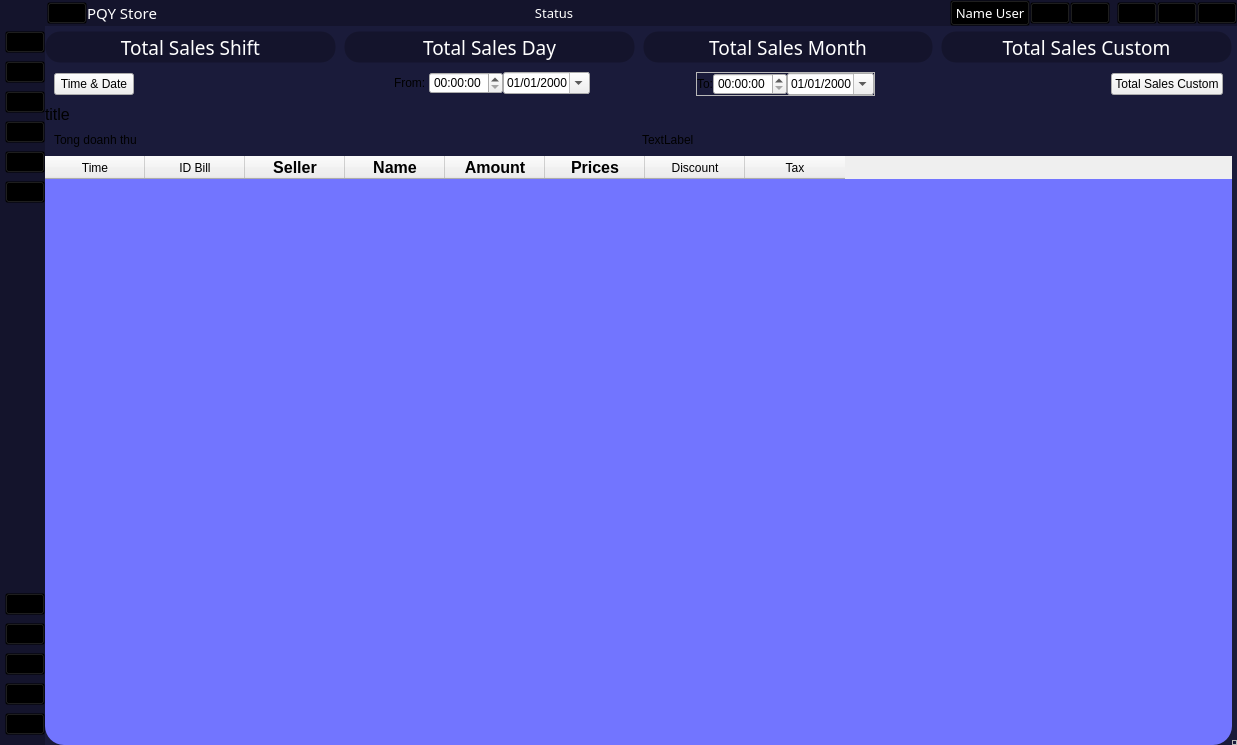
<?xml version="1.0" encoding="UTF-8"?>
<ui version="4.0">
 <class>MainWindow</class>
 <widget class="QMainWindow" name="MainWindow">
  <property name="geometry">
   <rect>
    <x>0</x>
    <y>0</y>
    <width>1237</width>
    <height>745</height>
   </rect>
  </property>
  <property name="windowTitle">
   <string>MainWindow</string>
  </property>
  <property name="styleSheet">
   <string notr="true">#widget_tools #frame QPushButton{
	min-height: 30px;
	min-width: 100px;
	color: #fff;
	background-color: #14142c;
	color: #fff;
	font: 14pt Comfortaa;
	border: 1px solid;
	border-radius: 15px;
	border-color: transparent;
}

#widget_tools #frame QPushButton:hover{
	background-color: #252552;
	border-color: #6969ea;
}

#tableWidget{
	background-color: #7275ff;
}
#widget_tools{
	background-color: transparent;
}

#left_menu_btn{
	color: #fff;
	font: 11pt Comfortaa;
	background-color: #14142c;
	border: 1px solid;
	border-radius: 10px;
	border-color: transparent;
}
#left_menu QPushButton {
    background-color: transparent;
}
#left_menu QPushButton:hover {
	background-color: #252552;
	border-color: #6969ea;
}
#name_user, #status_title{
	color: #fff;
	font: 10pt Comfortaa;
}

QToolTip {
	color: #fff;
	font: 10pt Comfortaa;
	background-color: rgba(100, 100, 100, 100);
	border: 1px solid;
	border-radius: 7px;
	border-color: #fff;
}

#centralwidget{
	background-color: #1A1B3A
}

#name_app{
	font: 11pt Comfortaa;
	color: #fff
}
#title_bar{
	background-color: #14142c;
}
#status_title{
	color: #fff
}
#left_menu{
	background-color: #14142c;
}
#title_bar *{
	background-color: transparent;
}</string>
  </property>
  <widget class="QWidget" name="centralwidget">
   <layout class="QVBoxLayout" name="verticalLayout">
    <property name="spacing">
     <number>0</number>
    </property>
    <property name="leftMargin">
     <number>0</number>
    </property>
    <property name="topMargin">
     <number>0</number>
    </property>
    <property name="rightMargin">
     <number>0</number>
    </property>
    <property name="bottomMargin">
     <number>0</number>
    </property>
    <item alignment="Qt::AlignTop">
     <widget class="QWidget" name="title_bar" native="true">
      <layout class="QHBoxLayout" name="horizontalLayout">
       <property name="spacing">
        <number>0</number>
       </property>
       <property name="leftMargin">
        <number>0</number>
       </property>
       <property name="topMargin">
        <number>0</number>
       </property>
       <property name="rightMargin">
        <number>0</number>
       </property>
       <property name="bottomMargin">
        <number>0</number>
       </property>
       <item alignment="Qt::AlignLeft|Qt::AlignVCenter">
        <widget class="QWidget" name="logo" native="true">
         <property name="toolTip">
          <string>Built &amp; developed by PQY Team</string>
         </property>
         <layout class="QHBoxLayout" name="horizontalLayout_3">
          <property name="spacing">
           <number>0</number>
          </property>
          <property name="leftMargin">
           <number>7</number>
          </property>
          <property name="topMargin">
           <number>0</number>
          </property>
          <property name="rightMargin">
           <number>0</number>
          </property>
          <property name="bottomMargin">
           <number>0</number>
          </property>
          <item>
           <widget class="QPushButton" name="left_menu_btn">
            <property name="minimumSize">
             <size>
              <width>40</width>
              <height>0</height>
             </size>
            </property>
            <property name="text">
             <string/>
            </property>
            <property name="icon">
             <iconset>
              <normaloff>../icons/menu-white.svg</normaloff>../icons/menu-white.svg</iconset>
            </property>
            <property name="iconSize">
             <size>
              <width>26</width>
              <height>26</height>
             </size>
            </property>
            <property name="shortcut">
             <string>Ctrl+Tab</string>
            </property>
           </widget>
          </item>
          <item alignment="Qt::AlignLeft|Qt::AlignVCenter">
           <widget class="QPushButton" name="logo_app">
            <property name="text">
             <string/>
            </property>
            <property name="icon">
             <iconset>
              <normaloff>../Image/OLD/0a890a8477d7b889e1c6.jpg</normaloff>../Image/OLD/0a890a8477d7b889e1c6.jpg</iconset>
            </property>
            <property name="iconSize">
             <size>
              <width>24</width>
              <height>24</height>
             </size>
            </property>
           </widget>
          </item>
          <item alignment="Qt::AlignLeft|Qt::AlignVCenter">
           <widget class="QLabel" name="name_app">
            <property name="text">
             <string>PQY Store</string>
            </property>
           </widget>
          </item>
         </layout>
        </widget>
       </item>
       <item alignment="Qt::AlignVCenter">
        <widget class="QWidget" name="widget_5" native="true">
         <property name="sizePolicy">
          <sizepolicy hsizetype="Expanding" vsizetype="Preferred">
           <horstretch>0</horstretch>
           <verstretch>0</verstretch>
          </sizepolicy>
         </property>
         <layout class="QVBoxLayout" name="verticalLayout_2">
          <property name="spacing">
           <number>0</number>
          </property>
          <property name="leftMargin">
           <number>0</number>
          </property>
          <property name="topMargin">
           <number>0</number>
          </property>
          <property name="rightMargin">
           <number>0</number>
          </property>
          <property name="bottomMargin">
           <number>0</number>
          </property>
          <item>
           <widget class="QLabel" name="status_title">
            <property name="sizePolicy">
             <sizepolicy hsizetype="Preferred" vsizetype="Preferred">
              <horstretch>0</horstretch>
              <verstretch>0</verstretch>
             </sizepolicy>
            </property>
            <property name="text">
             <string>Status</string>
            </property>
            <property name="alignment">
             <set>Qt::AlignCenter</set>
            </property>
           </widget>
          </item>
         </layout>
        </widget>
       </item>
       <item alignment="Qt::AlignRight|Qt::AlignVCenter">
        <widget class="QWidget" name="widget_3" native="true">
         <layout class="QHBoxLayout" name="horizontalLayout_2">
          <property name="spacing">
           <number>0</number>
          </property>
          <property name="leftMargin">
           <number>0</number>
          </property>
          <property name="topMargin">
           <number>0</number>
          </property>
          <property name="rightMargin">
           <number>0</number>
          </property>
          <property name="bottomMargin">
           <number>0</number>
          </property>
          <item>
           <widget class="QPushButton" name="name_user">
            <property name="toolTip">
             <string>Profile</string>
            </property>
            <property name="layoutDirection">
             <enum>Qt::RightToLeft</enum>
            </property>
            <property name="text">
             <string>Name User</string>
            </property>
            <property name="icon">
             <iconset>
              <normaloff>../icons/user-white.svg</normaloff>../icons/user-white.svg</iconset>
            </property>
            <property name="iconSize">
             <size>
              <width>20</width>
              <height>20</height>
             </size>
            </property>
           </widget>
          </item>
          <item>
           <widget class="QPushButton" name="log_out">
            <property name="toolTip">
             <string>Log out</string>
            </property>
            <property name="text">
             <string/>
            </property>
            <property name="icon">
             <iconset>
              <normaloff>../icons/log-out-white.svg</normaloff>../icons/log-out-white.svg</iconset>
            </property>
            <property name="iconSize">
             <size>
              <width>20</width>
              <height>20</height>
             </size>
            </property>
           </widget>
          </item>
          <item>
           <widget class="QPushButton" name="return_home">
            <property name="toolTip">
             <string>Home</string>
            </property>
            <property name="text">
             <string/>
            </property>
            <property name="icon">
             <iconset>
              <normaloff>../icons/home-white.svg</normaloff>../icons/home-white.svg</iconset>
            </property>
            <property name="iconSize">
             <size>
              <width>18</width>
              <height>18</height>
             </size>
            </property>
           </widget>
          </item>
          <item>
           <widget class="QLabel" name="label_2">
            <property name="text">
             <string/>
            </property>
           </widget>
          </item>
          <item>
           <widget class="QPushButton" name="minimize_btn">
            <property name="toolTip">
             <string>Minimize</string>
            </property>
            <property name="statusTip">
             <string extracomment="Minimize"/>
            </property>
            <property name="accessibleDescription">
             <string/>
            </property>
            <property name="text">
             <string/>
            </property>
            <property name="icon">
             <iconset>
              <normaloff>../icons/minus-white.svg</normaloff>../icons/minus-white.svg</iconset>
            </property>
            <property name="iconSize">
             <size>
              <width>18</width>
              <height>18</height>
             </size>
            </property>
           </widget>
          </item>
          <item>
           <widget class="QPushButton" name="maximize_btn">
            <property name="toolTip">
             <string>Maximize</string>
            </property>
            <property name="text">
             <string/>
            </property>
            <property name="icon">
             <iconset>
              <normaloff>../icons/square-white.svg</normaloff>../icons/square-white.svg</iconset>
            </property>
            <property name="iconSize">
             <size>
              <width>18</width>
              <height>18</height>
             </size>
            </property>
           </widget>
          </item>
          <item>
           <widget class="QPushButton" name="close_btn">
            <property name="toolTip">
             <string>Close</string>
            </property>
            <property name="text">
             <string/>
            </property>
            <property name="icon">
             <iconset>
              <normaloff>../icons/x-white.svg</normaloff>../icons/x-white.svg</iconset>
            </property>
            <property name="iconSize">
             <size>
              <width>18</width>
              <height>18</height>
             </size>
            </property>
           </widget>
          </item>
         </layout>
        </widget>
       </item>
      </layout>
     </widget>
    </item>
    <item>
     <widget class="QWidget" name="screen_app" native="true">
      <property name="sizePolicy">
       <sizepolicy hsizetype="Expanding" vsizetype="Expanding">
        <horstretch>0</horstretch>
        <verstretch>0</verstretch>
       </sizepolicy>
      </property>
      <layout class="QHBoxLayout" name="horizontalLayout_6">
       <property name="spacing">
        <number>0</number>
       </property>
       <property name="leftMargin">
        <number>0</number>
       </property>
       <property name="topMargin">
        <number>0</number>
       </property>
       <property name="rightMargin">
        <number>0</number>
       </property>
       <property name="bottomMargin">
        <number>0</number>
       </property>
       <item>
        <widget class="QWidget" name="left_menu" native="true">
         <layout class="QVBoxLayout" name="verticalLayout_3">
          <property name="spacing">
           <number>8</number>
          </property>
          <property name="leftMargin">
           <number>5</number>
          </property>
          <property name="topMargin">
           <number>5</number>
          </property>
          <property name="rightMargin">
           <number>0</number>
          </property>
          <property name="bottomMargin">
           <number>10</number>
          </property>
          <item>
           <widget class="QPushButton" name="sell_button">
            <property name="sizePolicy">
             <sizepolicy hsizetype="Preferred" vsizetype="Preferred">
              <horstretch>0</horstretch>
              <verstretch>0</verstretch>
             </sizepolicy>
            </property>
            <property name="cursor">
             <cursorShape>PointingHandCursor</cursorShape>
            </property>
            <property name="layoutDirection">
             <enum>Qt::LeftToRight</enum>
            </property>
            <property name="text">
             <string/>
            </property>
            <property name="icon">
             <iconset>
              <normaloff>../icons/shopping-cart-white.svg</normaloff>../icons/shopping-cart-white.svg</iconset>
            </property>
            <property name="iconSize">
             <size>
              <width>30</width>
              <height>30</height>
             </size>
            </property>
           </widget>
          </item>
          <item>
           <widget class="QPushButton" name="shift_summary_btn">
            <property name="sizePolicy">
             <sizepolicy hsizetype="Minimum" vsizetype="Minimum">
              <horstretch>0</horstretch>
              <verstretch>0</verstretch>
             </sizepolicy>
            </property>
            <property name="cursor">
             <cursorShape>PointingHandCursor</cursorShape>
            </property>
            <property name="layoutDirection">
             <enum>Qt::LeftToRight</enum>
            </property>
            <property name="text">
             <string/>
            </property>
            <property name="icon">
             <iconset>
              <normaloff>../icons/fast-forward-white.svg</normaloff>../icons/fast-forward-white.svg</iconset>
            </property>
            <property name="iconSize">
             <size>
              <width>30</width>
              <height>30</height>
             </size>
            </property>
           </widget>
          </item>
          <item>
           <widget class="QPushButton" name="view_stock_btn">
            <property name="sizePolicy">
             <sizepolicy hsizetype="Minimum" vsizetype="Minimum">
              <horstretch>0</horstretch>
              <verstretch>0</verstretch>
             </sizepolicy>
            </property>
            <property name="cursor">
             <cursorShape>PointingHandCursor</cursorShape>
            </property>
            <property name="layoutDirection">
             <enum>Qt::RightToLeft</enum>
            </property>
            <property name="text">
             <string/>
            </property>
            <property name="icon">
             <iconset>
              <normaloff>../icons/package-white.svg</normaloff>../icons/package-white.svg</iconset>
            </property>
            <property name="iconSize">
             <size>
              <width>30</width>
              <height>30</height>
             </size>
            </property>
           </widget>
          </item>
          <item>
           <widget class="QPushButton" name="view_history_btn">
            <property name="sizePolicy">
             <sizepolicy hsizetype="Minimum" vsizetype="Minimum">
              <horstretch>0</horstretch>
              <verstretch>0</verstretch>
             </sizepolicy>
            </property>
            <property name="cursor">
             <cursorShape>PointingHandCursor</cursorShape>
            </property>
            <property name="layoutDirection">
             <enum>Qt::RightToLeft</enum>
            </property>
            <property name="text">
             <string/>
            </property>
            <property name="icon">
             <iconset>
              <normaloff>../icons/book-white.svg</normaloff>../icons/book-white.svg</iconset>
            </property>
            <property name="iconSize">
             <size>
              <width>30</width>
              <height>30</height>
             </size>
            </property>
           </widget>
          </item>
          <item>
           <widget class="QPushButton" name="import_export_btn">
            <property name="sizePolicy">
             <sizepolicy hsizetype="Minimum" vsizetype="Minimum">
              <horstretch>0</horstretch>
              <verstretch>0</verstretch>
             </sizepolicy>
            </property>
            <property name="cursor">
             <cursorShape>PointingHandCursor</cursorShape>
            </property>
            <property name="text">
             <string/>
            </property>
            <property name="icon">
             <iconset>
              <normaloff>../icons/truck-white.svg</normaloff>../icons/truck-white.svg</iconset>
            </property>
            <property name="iconSize">
             <size>
              <width>30</width>
              <height>30</height>
             </size>
            </property>
           </widget>
          </item>
          <item>
           <widget class="QPushButton" name="signup">
            <property name="sizePolicy">
             <sizepolicy hsizetype="Minimum" vsizetype="Minimum">
              <horstretch>0</horstretch>
              <verstretch>0</verstretch>
             </sizepolicy>
            </property>
            <property name="cursor">
             <cursorShape>PointingHandCursor</cursorShape>
            </property>
            <property name="layoutDirection">
             <enum>Qt::RightToLeft</enum>
            </property>
            <property name="text">
             <string/>
            </property>
            <property name="icon">
             <iconset>
              <normaloff>../icons/user-plus-white.svg</normaloff>../icons/user-plus-white.svg</iconset>
            </property>
            <property name="iconSize">
             <size>
              <width>30</width>
              <height>30</height>
             </size>
            </property>
           </widget>
          </item>
          <item>
           <spacer name="verticalSpacer">
            <property name="orientation">
             <enum>Qt::Vertical</enum>
            </property>
            <property name="sizeHint" stdset="0">
             <size>
              <width>20</width>
              <height>40</height>
             </size>
            </property>
           </spacer>
          </item>
          <item>
           <widget class="QPushButton" name="close_left_menu">
            <property name="text">
             <string/>
            </property>
            <property name="icon">
             <iconset>
              <normaloff>../icons/x-circle-white.svg</normaloff>../icons/x-circle-white.svg</iconset>
            </property>
            <property name="iconSize">
             <size>
              <width>30</width>
              <height>30</height>
             </size>
            </property>
            <property name="shortcut">
             <string>Ctrl+Tab</string>
            </property>
           </widget>
          </item>
          <item>
           <widget class="QPushButton" name="help_btn">
            <property name="text">
             <string/>
            </property>
            <property name="icon">
             <iconset>
              <normaloff>../icons/help-circle-white.svg</normaloff>../icons/help-circle-white.svg</iconset>
            </property>
            <property name="iconSize">
             <size>
              <width>30</width>
              <height>30</height>
             </size>
            </property>
           </widget>
          </item>
          <item>
           <widget class="QPushButton" name="info_btn">
            <property name="text">
             <string/>
            </property>
            <property name="icon">
             <iconset>
              <normaloff>../icons/alert-circle-white.svg</normaloff>../icons/alert-circle-white.svg</iconset>
            </property>
            <property name="iconSize">
             <size>
              <width>30</width>
              <height>30</height>
             </size>
            </property>
           </widget>
          </item>
          <item>
           <widget class="QPushButton" name="contact_btn">
            <property name="text">
             <string/>
            </property>
            <property name="icon">
             <iconset>
              <normaloff>../icons/phone-call-white.svg</normaloff>../icons/phone-call-white.svg</iconset>
            </property>
            <property name="iconSize">
             <size>
              <width>30</width>
              <height>30</height>
             </size>
            </property>
           </widget>
          </item>
          <item>
           <widget class="QPushButton" name="setting_btn">
            <property name="text">
             <string/>
            </property>
            <property name="icon">
             <iconset>
              <normaloff>../icons/settings-white.svg</normaloff>../icons/settings-white.svg</iconset>
            </property>
            <property name="iconSize">
             <size>
              <width>30</width>
              <height>30</height>
             </size>
            </property>
           </widget>
          </item>
         </layout>
        </widget>
       </item>
       <item>
        <widget class="QWidget" name="main_screen" native="true">
         <property name="sizePolicy">
          <sizepolicy hsizetype="Expanding" vsizetype="Expanding">
           <horstretch>0</horstretch>
           <verstretch>0</verstretch>
          </sizepolicy>
         </property>
         <layout class="QVBoxLayout" name="verticalLayout_4">
          <property name="spacing">
           <number>0</number>
          </property>
          <property name="leftMargin">
           <number>0</number>
          </property>
          <property name="topMargin">
           <number>0</number>
          </property>
          <property name="rightMargin">
           <number>0</number>
          </property>
          <property name="bottomMargin">
           <number>0</number>
          </property>
          <item alignment="Qt::AlignTop">
           <widget class="QWidget" name="widget_tools" native="true">
            <layout class="QVBoxLayout" name="verticalLayout_5">
             <property name="spacing">
              <number>0</number>
             </property>
             <property name="leftMargin">
              <number>0</number>
             </property>
             <property name="topMargin">
              <number>0</number>
             </property>
             <property name="rightMargin">
              <number>0</number>
             </property>
             <property name="bottomMargin">
              <number>0</number>
             </property>
             <item>
              <widget class="QFrame" name="frame">
               <property name="sizePolicy">
                <sizepolicy hsizetype="Preferred" vsizetype="Preferred">
                 <horstretch>0</horstretch>
                 <verstretch>0</verstretch>
                </sizepolicy>
               </property>
               <layout class="QHBoxLayout" name="horizontalLayout_8">
                <property name="spacing">
                 <number>8</number>
                </property>
                <property name="leftMargin">
                 <number>0</number>
                </property>
                <property name="topMargin">
                 <number>5</number>
                </property>
                <property name="rightMargin">
                 <number>0</number>
                </property>
                <property name="bottomMargin">
                 <number>0</number>
                </property>
                <item>
                 <widget class="QPushButton" name="total_shift">
                  <property name="styleSheet">
                   <string notr="true"/>
                  </property>
                  <property name="text">
                   <string>Total Sales Shift</string>
                  </property>
                 </widget>
                </item>
                <item>
                 <widget class="QPushButton" name="total_shift_day">
                  <property name="styleSheet">
                   <string notr="true"/>
                  </property>
                  <property name="text">
                   <string>Total Sales Day</string>
                  </property>
                 </widget>
                </item>
                <item>
                 <widget class="QPushButton" name="total_shift_month">
                  <property name="styleSheet">
                   <string notr="true"/>
                  </property>
                  <property name="text">
                   <string>Total Sales Month</string>
                  </property>
                 </widget>
                </item>
                <item>
                 <widget class="QPushButton" name="total_shift_custom">
                  <property name="styleSheet">
                   <string notr="true"/>
                  </property>
                  <property name="text">
                   <string>Total Sales Custom</string>
                  </property>
                 </widget>
                </item>
               </layout>
              </widget>
             </item>
             <item>
              <widget class="QFrame" name="frame_custom">
               <layout class="QHBoxLayout" name="horizontalLayout_4">
                <item alignment="Qt::AlignLeft">
                 <widget class="QPushButton" name="show_time">
                  <property name="text">
                   <string>Time &amp;&amp; Date</string>
                  </property>
                 </widget>
                </item>
                <item alignment="Qt::AlignHCenter|Qt::AlignTop">
                 <widget class="QWidget" name="frame_time_from" native="true">
                  <layout class="QHBoxLayout" name="horizontalLayout_5">
                   <property name="spacing">
                    <number>0</number>
                   </property>
                   <property name="leftMargin">
                    <number>0</number>
                   </property>
                   <property name="topMargin">
                    <number>0</number>
                   </property>
                   <property name="rightMargin">
                    <number>0</number>
                   </property>
                   <property name="bottomMargin">
                    <number>0</number>
                   </property>
                   <item>
                    <widget class="QLabel" name="label_3">
                     <property name="text">
                      <string>From: </string>
                     </property>
                    </widget>
                   </item>
                   <item>
                    <widget class="QTimeEdit" name="time_from">
                     <property name="sizePolicy">
                      <sizepolicy hsizetype="Minimum" vsizetype="Fixed">
                       <horstretch>0</horstretch>
                       <verstretch>100</verstretch>
                      </sizepolicy>
                     </property>
                    </widget>
                   </item>
                   <item>
                    <widget class="QDateEdit" name="dateEdit">
                     <property name="minimumSize">
                      <size>
                       <width>80</width>
                       <height>0</height>
                      </size>
                     </property>
                     <property name="displayFormat">
                      <string>dd/MM/yyyy</string>
                     </property>
                     <property name="calendarPopup">
                      <bool>true</bool>
                     </property>
                    </widget>
                   </item>
                  </layout>
                 </widget>
                </item>
                <item alignment="Qt::AlignHCenter">
                 <widget class="QFrame" name="frame_time_to">
                  <property name="sizePolicy">
                   <sizepolicy hsizetype="Minimum" vsizetype="Minimum">
                    <horstretch>0</horstretch>
                    <verstretch>0</verstretch>
                   </sizepolicy>
                  </property>
                  <property name="minimumSize">
                   <size>
                    <width>0</width>
                    <height>0</height>
                   </size>
                  </property>
                  <property name="frameShape">
                   <enum>QFrame::StyledPanel</enum>
                  </property>
                  <property name="frameShadow">
                   <enum>QFrame::Raised</enum>
                  </property>
                  <layout class="QHBoxLayout" name="horizontalLayout_7">
                   <property name="spacing">
                    <number>0</number>
                   </property>
                   <property name="leftMargin">
                    <number>0</number>
                   </property>
                   <property name="topMargin">
                    <number>0</number>
                   </property>
                   <property name="rightMargin">
                    <number>0</number>
                   </property>
                   <property name="bottomMargin">
                    <number>0</number>
                   </property>
                   <item>
                    <widget class="QLabel" name="label_4">
                     <property name="text">
                      <string>To:</string>
                     </property>
                    </widget>
                   </item>
                   <item>
                    <widget class="QTimeEdit" name="time_to">
                     <property name="timeSpec">
                      <enum>Qt::LocalTime</enum>
                     </property>
                    </widget>
                   </item>
                   <item>
                    <widget class="QDateEdit" name="dateEdit_2">
                     <property name="sizePolicy">
                      <sizepolicy hsizetype="Fixed" vsizetype="Fixed">
                       <horstretch>0</horstretch>
                       <verstretch>0</verstretch>
                      </sizepolicy>
                     </property>
                     <property name="minimumSize">
                      <size>
                       <width>80</width>
                       <height>0</height>
                      </size>
                     </property>
                     <property name="displayFormat">
                      <string>dd/MM/yyyy</string>
                     </property>
                     <property name="calendarPopup">
                      <bool>true</bool>
                     </property>
                    </widget>
                   </item>
                  </layout>
                 </widget>
                </item>
                <item alignment="Qt::AlignRight">
                 <widget class="QPushButton" name="total_shift_8">
                  <property name="styleSheet">
                   <string notr="true">font: 8pt &quot;Comic Sans MS&quot;;</string>
                  </property>
                  <property name="text">
                   <string>Total Sales Custom</string>
                  </property>
                 </widget>
                </item>
               </layout>
              </widget>
             </item>
             <item>
              <widget class="QLabel" name="title_table">
               <property name="font">
                <font>
                 <pointsize>12</pointsize>
                </font>
               </property>
               <property name="text">
                <string>title</string>
               </property>
              </widget>
             </item>
             <item>
              <widget class="QWidget" name="widget_4" native="true">
               <layout class="QHBoxLayout" name="horizontalLayout_9">
                <item>
                 <widget class="QLabel" name="sum_price">
                  <property name="text">
                   <string>Tong doanh thu</string>
                  </property>
                 </widget>
                </item>
                <item>
                 <widget class="QLabel" name="label">
                  <property name="text">
                   <string>TextLabel</string>
                  </property>
                 </widget>
                </item>
               </layout>
              </widget>
             </item>
            </layout>
           </widget>
          </item>
          <item>
           <widget class="QWidget" name="widget_2" native="true">
            <layout class="QVBoxLayout" name="verticalLayout_6">
             <property name="spacing">
              <number>0</number>
             </property>
             <property name="leftMargin">
              <number>0</number>
             </property>
             <property name="topMargin">
              <number>0</number>
             </property>
             <property name="rightMargin">
              <number>0</number>
             </property>
             <property name="bottomMargin">
              <number>0</number>
             </property>
             <item>
              <widget class="QTableWidget" name="tableWidget">
               <property name="font">
                <font>
                 <pointsize>15</pointsize>
                </font>
               </property>
               <property name="styleSheet">
                <string notr="true">

border-width: 0px;
border-radius: 19px;
border-color: rgb(0, 0, 127);
border-style: solid;</string>
               </property>
               <property name="frameShape">
                <enum>QFrame::NoFrame</enum>
               </property>
               <property name="editTriggers">
                <set>QAbstractItemView::DoubleClicked</set>
               </property>
               <property name="gridStyle">
                <enum>Qt::DashLine</enum>
               </property>
               <column>
                <property name="text">
                 <string>Time</string>
                </property>
               </column>
               <column>
                <property name="text">
                 <string>ID Bill</string>
                </property>
               </column>
               <column>
                <property name="text">
                 <string>Seller</string>
                </property>
                <property name="font">
                 <font>
                  <pointsize>12</pointsize>
                  <weight>75</weight>
                  <bold>true</bold>
                 </font>
                </property>
               </column>
               <column>
                <property name="text">
                 <string>Name</string>
                </property>
                <property name="font">
                 <font>
                  <pointsize>12</pointsize>
                  <weight>75</weight>
                  <bold>true</bold>
                 </font>
                </property>
               </column>
               <column>
                <property name="text">
                 <string>Amount</string>
                </property>
                <property name="font">
                 <font>
                  <pointsize>12</pointsize>
                  <weight>75</weight>
                  <bold>true</bold>
                 </font>
                </property>
               </column>
               <column>
                <property name="text">
                 <string>Prices</string>
                </property>
                <property name="font">
                 <font>
                  <pointsize>12</pointsize>
                  <weight>75</weight>
                  <bold>true</bold>
                 </font>
                </property>
               </column>
               <column>
                <property name="text">
                 <string>Discount</string>
                </property>
               </column>
               <column>
                <property name="text">
                 <string>Tax</string>
                </property>
               </column>
              </widget>
             </item>
            </layout>
           </widget>
          </item>
         </layout>
        </widget>
       </item>
       <item alignment="Qt::AlignRight|Qt::AlignBottom">
        <widget class="QFrame" name="size_grip">
         <property name="sizePolicy">
          <sizepolicy hsizetype="Minimum" vsizetype="Minimum">
           <horstretch>0</horstretch>
           <verstretch>0</verstretch>
          </sizepolicy>
         </property>
         <property name="minimumSize">
          <size>
           <width>5</width>
           <height>5</height>
          </size>
         </property>
         <property name="frameShape">
          <enum>QFrame::StyledPanel</enum>
         </property>
         <property name="frameShadow">
          <enum>QFrame::Raised</enum>
         </property>
        </widget>
       </item>
      </layout>
     </widget>
    </item>
   </layout>
  </widget>
 </widget>
 <resources/>
 <connections/>
</ui>
